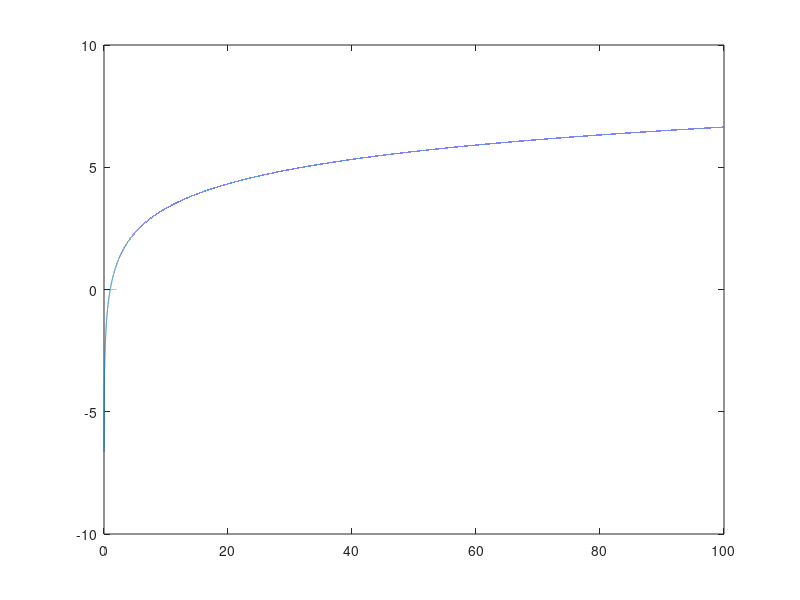

This figure's MATLAB source: (Note: this script raises an error after producing the figure.)
%% 长短TW下测量的回波数据
x1 = 0.01:0.001:100;
y1  = log2(x1);
plot(x1,y1);
hold on
x2 = 1:0.001:1.99;
y2  = zeros(1,length(x2))*log2(10);
plot(x2,y2)

%%  三维网格绘制代码（成功）
% 创建一个新图形窗口
figure(Color=[1 1 1]);

% 定义整体魔方的大小
cubeSize = 10;

% 定义每个小立方体的大小和颜色
smallCubeSize = cubeSize / 10;
smallCubeColor = [1 1 1]; % 灰色

% 定义线的宽度
lineWidth = 2;

% 循环绘制小立方体
for x = 1:10
    for y = 1:10
        for z = 1:10
            % 计算每个小立方体的位置
            x_pos = x * smallCubeSize;
            y_pos = y * smallCubeSize;
            z_pos = z * smallCubeSize;
            
            % 使用patch函数创建小立方体
            vertices = [
                0, 0, 0;
                smallCubeSize, 0, 0;
                smallCubeSize, smallCubeSize, 0;
                0, smallCubeSize, 0;
                0, 0, smallCubeSize;
                smallCubeSize, 0, smallCubeSize;
                smallCubeSize, smallCubeSize, smallCubeSize;
                0, smallCubeSize, smallCubeSize
            ];
            
            % 偏移小立方体的位置
            vertices = vertices + [x_pos, y_pos, z_pos];

            faces = [
                1, 2, 3, 4;
                5, 6, 7, 8;
                1, 2, 6, 5;
                2, 3, 7, 6;
                3, 4, 8, 7;
                4, 1, 5, 8
            ];
            
            patch('Vertices', vertices, 'Faces', faces, 'FaceColor', smallCubeColor, 'EdgeColor', 'k', 'LineWidth', lineWidth);
        end
    end
end

% 隐藏坐标轴
axis off;

% 设置图形属性
view(3);

% 设置纵横比为等比例
daspect([1, 1, 1]);

% 设置图像分辨率属性
set(gcf, 'PaperPositionMode', 'auto');
set(gcf, 'PaperSize', [8, 8]);

% 保存图像
print(gcf, 'cuboid.jpg', '-djpeg', '-r300'); % 设置图像分辨率

%% CPMG自旋回波串的原理图（成功）
mu = 0;

sigma1 = 0.99;
sigma2 = 0.92;
sigma3 = 0.859;
sigma4 = 0.79;
sigma5 = 0.72;

x1 = linspace(-5*sigma1, 5*sigma1, 1000);
x2 = linspace(-5*sigma2, 5*sigma2, 1000);
x3 = linspace(-5*sigma3, 5*sigma3, 1000);
x4 = linspace(-5*sigma4, 5*sigma4, 1000);
x5 = linspace(-4.5*sigma5, 4.55*sigma5, 1000);

v1 = normpdf(x1, mu, sigma1);
v2 = normpdf(x2, mu, sigma2);
v3 = normpdf(x3, mu, sigma3);
v4 = normpdf(x4, mu, sigma4);
v5 = normpdf(x5, mu, sigma5);

x1 = x1 + 32;
x2 = x2 + 24;
x3 = x3 + 16;
x4 = x4 + 8;
x5 = x5 + 1;


% v6 = [max(v1),max(v2),max(v3),max(v4),max(v5)];
% index1 = find(v1 == v6(1));
% index2 = find(v2 == v6(2));
% index3 = find(v3 == v6(3));
% index4 = find(v4 == v6(4));
% index5 = find(v5 == v6(5));
% x6 = [x1(index1(1)),x2(index2(1)),x3(index3(1)),x4(index4(1)),x5(index5(1))];

fx = @(x) -2.6083e-06.*x.^3 + 0.00018386.*x.^2 + -0.0081816.*x + 0.56159;  %% 根据x6,v6拟合出来的公式
x7 = [x5,x4,x3,x2,x1];
v7 = fx(x7);
figure('Color', [1 1 1]);

plot(x1, v1, 'LineWidth', 5, 'Color', [0 0.6 0.2], 'DisplayName', '\sigma = 0.99');
hold on
plot(x2, v2, 'LineWidth', 5, 'Color', [0 0.6 0.2], 'DisplayName', '\sigma = 0.92');
hold on
plot(x3, v3, 'LineWidth', 5, 'Color', [0 0.6 0.2], 'DisplayName', '\sigma = 0.85');
hold on
plot(x4, v4, 'LineWidth', 5, 'Color', [0 0.6 0.2], 'DisplayName', '\sigma = 0.79');
hold on
plot(x5, v5, 'LineWidth', 5, 'Color', [0 0.6 0.2], 'DisplayName', '\sigma = 0.72');
hold on
plot(x7,v7,'k-','LineWidth',5,'Color',[0.850 0.325 0.098])
hold on

axis off

%% 差谱法原理图（第一部分，已经完成）
%%% 第一个椭圆
h1 = 4;     % x方向中心
k1 = 0;     % y方向中心
a1 = 3;      % x方向半轴长度
b1 = 2;      % y方向半轴长度
theta = linspace(0,pi,100);     % 限制角度范围

% 根据角度计算椭圆上的点
x1 = h1 + a1 * cos(theta);
y1 = k1 + b1 * sin(theta);

% 绘制第一个椭圆
figure(Color=[1 1 1])
fill(x1, y1, [0 0.447 0.741]);  % 使用 fill 函数填充椭圆上半部分
hold on;
plot(x1, y1, 'k-', 'LineWidth', 2);  % 使用 plot 函数绘制椭圆边界线
hold on
xline(0,LineWidth=2);
% xline(0.5,LineWidth=2,Color=[0.824 0.71 0.106]);
% xline(3.5,LineWidth=2,Color=[0.824 0.71 0.106]);
% xline(6.5,LineWidth=2,Color=[0.824 0.71 0.106]);
% xline(9.5,LineWidth=2,Color=[0.824 0.71 0.106]);
yline(0,LineWidth=2);
axis equal;       % 保持坐标轴比例相等
ax = gca; % 获取当前坐标轴对象
ax.XAxis.TickLength = [0 0]; % 隐藏X轴刻度线
ax.YAxis.TickLength = [0 0]; % 隐藏Y轴刻度线
set(gca,'xtick',[]);
set(gca,'ytick',[]);
box off

%%% 第二个椭圆
h2 = 5.5;     % x方向中心
k2 = 0;     % y方向中心
a2 = 0.8;      % x方向半轴长度
b2 = 1.86;      % y方向半轴长度

% 根据角度计算椭圆上的点
x2 = h2 + a2 * cos(theta);
y2 = k2 + b2 * sin(theta);

fill(x2, y2, [0 0.6 0.2]);  % 使用 fill 函数填充椭圆上半部分
hold on;
plot(x2, y2, 'k-', 'LineWidth', 2);  % 使用 plot 函数绘制椭圆边界线


%%% 第三个椭圆
h3 = 8;     % x方向中心
k3 = 0;     % y方向中心
a3 = 0.6;    % x方向半轴长度
b3 = 3;      % y方向半轴长度

% 根据角度计算椭圆上的点
x3 = h3 + a3 * cos(theta);
y3 = k3 + b3 * sin(theta);

fill(x3, y3, [1 0.549 0]);  % 使用 fill 函数填充椭圆上半部分
hold on;
plot(x3, y3, 'k-', 'LineWidth', 2);  % 使用 plot 函数绘制椭圆边界线
xline(10,Color=[1 1 1])

%% 差谱法原理图（第二部分）
clear 
close all
clc
figure(Color=[1 1 1])
x1 = 1:0.1:5000;
y1 = log2(x1(1:20000));
y2 = ones(1,length(x1)-length(y1))*y1(end) - 0.0001;
y = [y1 y2];
plot(x1+30,y,lineWidth=2,Color=[0 0.447 0.741]);
hold on
z1 = log(x1)+1.9;
plot(x1+50,z1,LineWidth=2,Color=[0 0.600 0.200]);
hold on
p1 = log(x1)./log(2)-2.5;
plot(x1-40,p1,LineWidth=2,Color=[1 0.549 0.000]);
legend('1','2','3')

ax = gca; % 获取当前坐标轴对象
ax.TickDir = 'out'; % 刻度线朝外
ax.XAxis.TickLength = [0 0]; % 隐藏X轴刻度线
ax.YAxis.TickLength = [0 0]; % 隐藏Y轴刻度线
set(gca,'xtick',[]);
set(gca,'ytick',[]);
box off
xline(41,LineWidth=2)
yline(4,LineWidth=2)

%% 差谱法原理图
%%% 第一个椭圆
h1 = 4;     % x方向中心
k1 = 0;     % y方向中心
a1 = 3;      % x方向半轴长度
b1 = 2;      % y方向半轴长度
theta = linspace(0,pi,100);     % 限制角度范围

% 根据角度计算椭圆上的点
x1 = h1 + a1 * cos(theta);
y1 = k1 + b1 * sin(theta);

% 绘制第一个椭圆
figure(Color=[1 1 1])
fill(x1, y1, [0 0.447 0.741]);  % 使用 fill 函数填充椭圆上半部分
hold on;
plot(x1, y1, 'k-', 'LineWidth', 2);  % 使用 plot 函数绘制椭圆边界线
hold on
xline(0,LineWidth=2);
xline(0.5,LineWidth=2,Color=[0.824 0.71 0.106]);
xline(3.5,LineWidth=2,Color=[0.824 0.71 0.106]);
xline(6.5,LineWidth=2,Color=[0.824 0.71 0.106]);
xline(9.5,LineWidth=2,Color=[0.824 0.71 0.106]);
yline(0,LineWidth=2);
axis equal;       % 保持坐标轴比例相等
ax = gca; % 获取当前坐标轴对象
ax.XAxis.TickLength = [0 0]; % 隐藏X轴刻度线
ax.YAxis.TickLength = [0 0]; % 隐藏Y轴刻度线
set(gca,'xtick',[]);
set(gca,'ytick',[]);
box off

%%% 第二个椭圆
h2 = 5.5;     % x方向中心
k2 = 0;     % y方向中心
a2 = 0.8;      % x方向半轴长度
b2 = 3;      % y方向半轴长度

% 根据角度计算椭圆上的点
x2 = h2 + a2 * cos(theta);
y2 = k2 + b2 * sin(theta);

fill(x2, y2, [0 0.6 0.2]);  % 使用 fill 函数填充椭圆上半部分
hold on;
plot(x2, y2, 'k-', 'LineWidth', 2);  % 使用 plot 函数绘制椭圆边界线


%%% 第三个椭圆
h3 = 8;     % x方向中心
k3 = 0;     % y方向中心
a3 = 0.6;      % x方向半轴长度
b3 = 4;      % y方向半轴长度

% 根据角度计算椭圆上的点
x3 = h3 + a3 * cos(theta);
y3 = k3 + b3 * sin(theta);

fill(x3, y3, [1 0.549 0]);  % 使用 fill 函数填充椭圆上半部分
hold on;
plot(x3, y3, 'k-', 'LineWidth', 2);  % 使用 plot 函数绘制椭圆边界线


